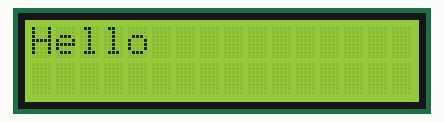
The sketch below on a simulated Arduino Uno, built with avr-gcc and run on an emulated ATmega328P. Parts: 16×2 character LCD.

Above: at 0.1 s.
At 12.1 s:
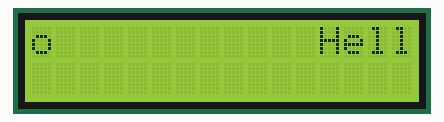
At 13.1 s:
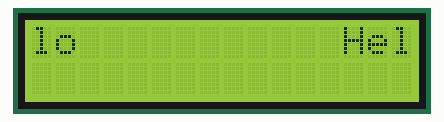
At 14.1 s:
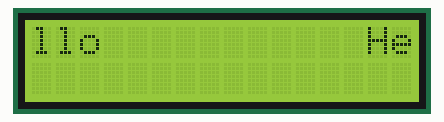
At 15.1 s:
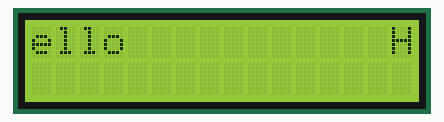
At 18.1 s:
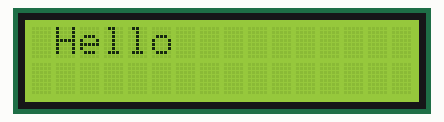

The sketch:

sketch_mar19h.ino
```cpp
#include <LiquidCrystal.h>
LiquidCrystal lcd(4, 6, 10, 11, 12, 13);
// Hello라는 글자가 오른쪽으로 움직이도록 하십시오.
// 오른쪽 끝에 가면 마지막 글자가 왼쪽 앞에 나타나서 계속 진행되게 하십시오.
// abcd efgh ijkl mnop
//String[] alphabet = {"a","b","c","d","e","f","g","h","i","j","k","l","m","n","o","p"};
//String alphabet = "abcdefghijklmnop";

//char abc[16] = {'a','b','c','d','e','f','g','h','i','j','k','l','m','n','o','p'};
//char hello[5] = {'H','e','l','l','o'};
String helloStr = "Hello";

void setup() {
  // put your setup code here, to run once:
  Serial.begin(9600);
  lcd.begin(16,2);
}

void loop() {
  // put your main code here, to run repeatedly:
  //lcd.setCursor(0,0);
  //lcd.print(alphabet);

  for (int i = 0; i < 16; i++) {

    // 글자가 인덱스 하나 앞으로 이동할 때마다 이전 인덱스에 남아있는 글자를 공백으로 치환
    if (i - 1 >= 0) {
      lcd.setCursor(i-1, 0);
      lcd.print(" ");
    }

    if (16 - i <= 4) { // 인덱스가 12에 도달할 때 안 보이는 글자를 인덱스 0부터 출력
      // 나머지 글자 출력
      // 4 => 4
      // 3 => 3, 4
      // 2 => 2, 3, 4
      // 1 => 1, 2, 3, 4

      //int from = 5 - (16 - i);

      lcd.setCursor(0,0);
      lcd.print(helloStr.substring(16-i));

      lcd.setCursor(i, 0);
      lcd.print(helloStr);
      delay(1000);

      for (int j = 0; j < 16 - i; j++)
      {
         lcd.print(" ");
      }

    } else { // 인덱스가 11일때까지는 그냥 글자를 출력
      lcd.setCursor(i, 0);
      lcd.print(helloStr);
      delay(1000);
    }

    // 마지막 인덱스에 도달했을 때 현재 인덱스에 있는 한 글자 공백으로 바꿈
    if (i == 15) {
      lcd.setCursor(i, 0);
      lcd.print(" ");
      delay(1000);
    }

  }


}
```

Measured:
- by itself, everything shown: repeats every 17.0 s, in 17 steps
- what the display in image 1 shows lasts 1.0 s, from 12.1 s to 13.1 s
